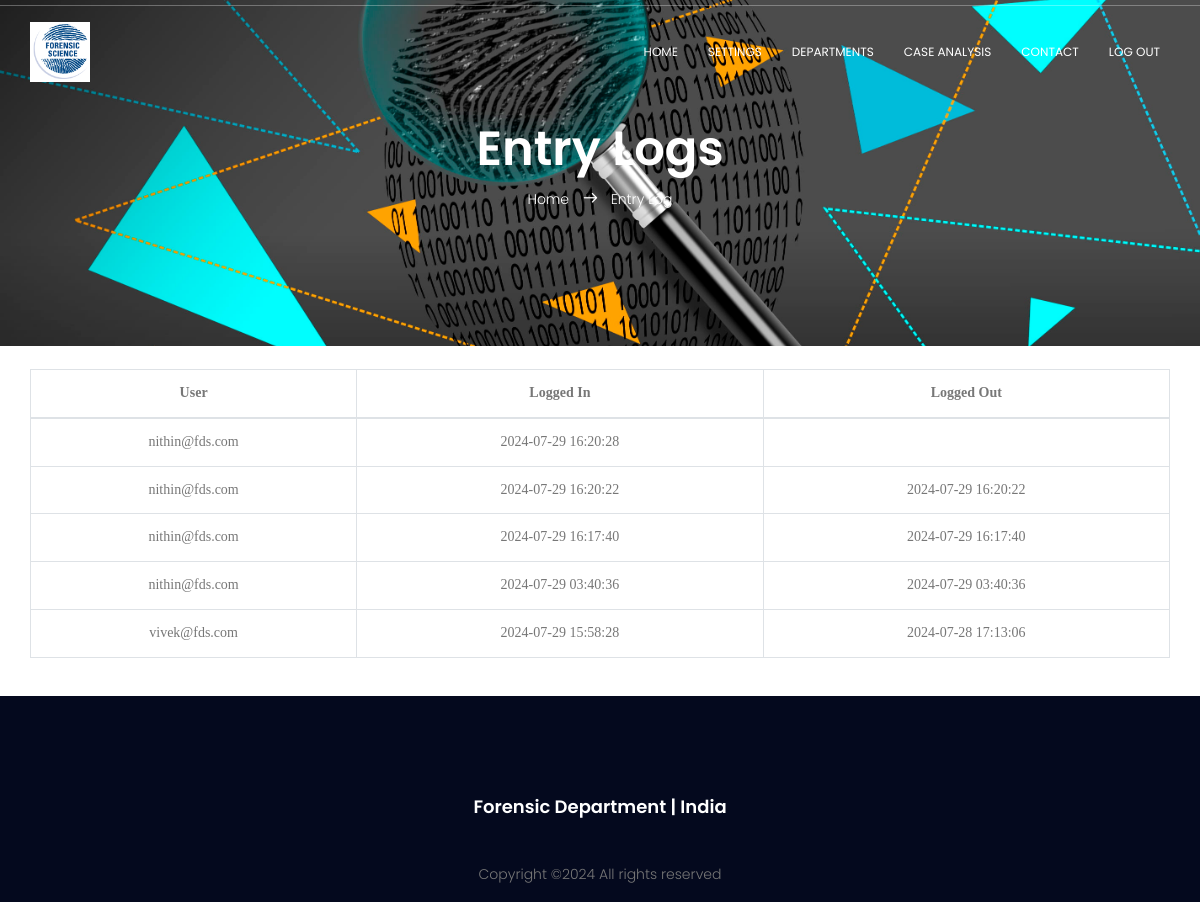
Page /project/entrylogs.php (signed in) on the committed database.
### tables this page shows
CREATE TABLE `accesslogs` (
  `ID` int(9) NOT NULL,
  `USER` varchar(30) NOT NULL,
  `LOGGEDIN` timestamp NOT NULL DEFAULT current_timestamp() ON UPDATE current_timestamp(),
  `LOGGEDOUT` timestamp NULL DEFAULT NULL
);

### project/entrylogs.php (the view, shortened to what this page needs)
<?php
	require("includes/common.php");
$logs = "SELECT *
		FROM ACCESSLOGS";
$run_logs = mysqli_query($con, $logs);
?>
<!DOCTYPE html>
	<html lang="zxx" class="no-js">
	<head>
			<link rel="stylesheet" href="css/linearicons.css">
			<link rel="stylesheet" href="css/font-awesome.min.css">
			<link rel="stylesheet" href="css/bootstrap.css">
			<link rel="stylesheet" href="css/magnific-popup.css">
			<link rel="stylesheet" href="css/nice-select.css">
			<link rel="stylesheet" href="css/animate.min.css">
			<link rel="stylesheet" href="css/owl.carousel.css">
			<link rel="stylesheet" href="css/main.css">
		</head>
		<body>
			<?php
				require 'includes/header.php';
			?>
			<section class="banner-area relative" id="home">
				<div class="overlay"></div>
				<div class="container">
					<div class="row d-flex align-items-center justify-content-center">
						<div class="about-content col-lg-12">
							<h1 class="text-white">
								Entry Logs
							</h1>
							<p class="text-white link-nav">  <?php
				if($_SESSION['email']=='admin@fds.com') { ?>
					<a href="adminhome.php">
				<?php }
				else { ?>
					<a href="home.php">
				<?php } ?>
				Home </a>  <span class="lnr lnr-arrow-right"></span>  <a href="entrylogs.php"> Entry Log </a></p>
						</div>
					</div>
				</div>
			</section>
			<br>
			<div class="container" id="content">
            <div class="row">
                <table class="table table-hover table-bordered">
					<thead>
					<tr>
						<th style="font-family:verdana; text-align:center" scope="col"> User </th>
						<th style="font-family:verdana; text-align:center" scope="col"> Logged In </th>
						<th style="font-family:verdana; text-align:center" scope="col"> Logged Out </th>
					</tr>
					</thead>
					<tbody>
					<?php
					while($logs_r = mysqli_fetch_array($run_logs)) { ?>
						<tr>
							<td style="font-family:verdana; text-align:center"> <?php echo $logs_r['USER']; ?> </td>
							<td style="font-family:verdana; text-align:center"> <?php echo $logs_r['LOGGEDIN']; ?> </td>
							<td style="font-family:verdana; text-align:center"> <?php echo $logs_r['LOGGEDOUT']; ?> </td>
						</tr>
					<?php } ?>
					</tbody>
				</table>
            </div>
			</div>
			<br>
			<?php
				require 'includes/footer.php';
			?>
	</body>
</html>

### project/css/main.css (style rules this page uses)
body { color: #777777; font-family: "Poppins", sans-serif; font-size: 14px; font-weight: 300; line-height: 1.625em; position: relative; }
a { -webkit-transition: all 0.3s ease 0s; -moz-transition: all 0.3s ease 0s; -o-transition: all 0.3s ease 0s; transition: all 0.3s ease 0s; }
a, a:focus, a:hover { text-decoration: none; outline: 0; }
h1, h2, h3, h4, h5, h6 { font-family: "Poppins", sans-serif; color: #222222; line-height: 1.2em !important; margin-bottom: 0; margin-top: 0; font-weight: 600; }
h1, .h1 { font-size: 36px; }
td, th { border-radius: 0px; }
.text-white { color: #fff; }
.relative { position: relative; }
.overlay { position: absolute; left: 0; right: 0; top: 0; bottom: 0; }
h1 { font-size: 36px; }
h1, h2, h3, h4, h5, h6 { line-height: 1.5em; }
.banner-area { background: url(../img/header-bg.jpg) center; background-size: cover; }
.link-nav { margin-top: 10px; }
.about-content { padding: 120px 0px; text-align: center; }
.about-content h1 { font-size: 48px; font-weight: 600; }
.about-content a { color: #fff; font-weight: 300; font-size: 14px; }
.about-content .lnr { margin: 0px 10px; font-weight: 600; }

### rows in the picture
accesslogs: USER "nithin@fds.com", LOGGEDIN "2024-07-29 16:20:28"
accesslogs: USER "nithin@fds.com", LOGGEDIN "2024-07-29 16:20:22", LOGGEDOUT "2024-07-29 16:20:22"
accesslogs: USER "nithin@fds.com", LOGGEDIN "2024-07-29 16:17:40", LOGGEDOUT "2024-07-29 16:17:40"
accesslogs: USER "nithin@fds.com", LOGGEDIN "2024-07-29 03:40:36", LOGGEDOUT "2024-07-29 03:40:36"
accesslogs: USER "vivek@fds.com", LOGGEDIN "2024-07-29 15:58:28", LOGGEDOUT "2024-07-28 17:13:06"
